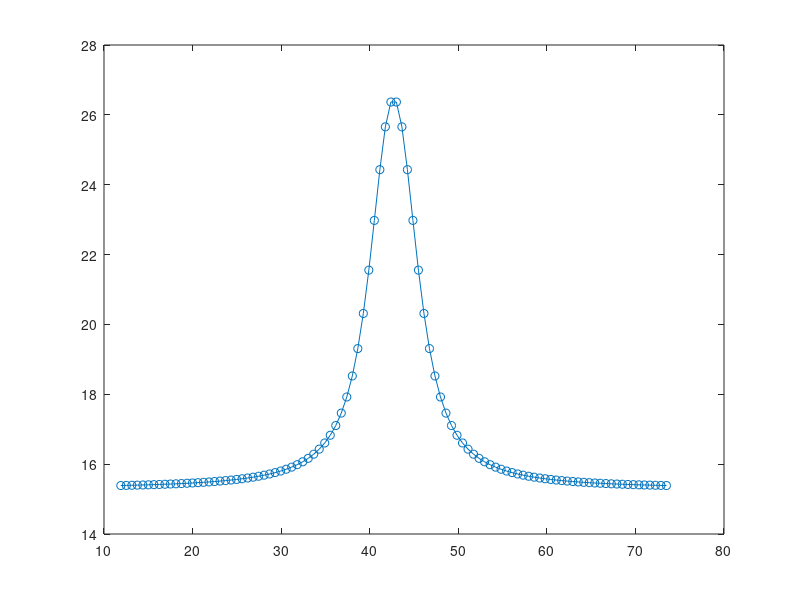

Source code (MATLAB): (Note: this script raises an error after producing the figure.)
%**************************************************************************
% This algorithm performs Powell's dog leg method fitting of Voigt function
% with area
% author: Karol Vegso
% affiliation: Institute of Physics, Slovak Academy of Sciences
%**************************************************************************
clear all
close all
clc
%**************************************************************************
% generate experimental Voigt function with area
%**************************************************************************
% number of experimental points
M=100;
% initialize x (t_data) and y vectors of Voigt function
t_data=zeros(1,M);
y_data=zeros(1,M);
% initialize offset
x1=15.3;
% initialize area
x2=102.6;
% initialize width - Lorentz
x3=5.1;
% initialize width - Gauss
x4=2.6;
% initialize center
x5=42.7;
% fill x vector - Voigt function parameters
x_Voigt_fun=[x1 x2 x3 x4 x5];
% t_data vector
multiplicator_width=4;
t_data_start=x5-multiplicator_width*(x3+x4);
t_data_stop=x5+multiplicator_width*(x3+x4);
t_data=linspace(t_data_start,t_data_stop,M);
% y_data vector
% define Voigt function
number_01=(2*log(2))/pi^(3/2);
number_02=sqrt(log(2));
number_03=sqrt(4*log(2));
Voigt_fun=@(p,r) p(1)+number_01*p(2)*(p(3)/p(4)^2)*...
    integral(@(s) exp(-s^2)./((number_02*(p(3)/p(4)))^2+(number_03*((r-p(5))/p(4))-s).^2), -Inf, Inf, 'ArrayValued', true);
y_data=Voigt_fun(x_Voigt_fun(1,:), t_data(1,:));
% plot experimental curve
plot(t_data(1,:),y_data(1,:),'-o');
%**************************************************************************
% initial fitting parameters - offset, area, width of Lorentz, width of
% Gauss, center
%**************************************************************************
% initial offset
x01=0;
% initial area
x02=1000;
% initial width - Lorentz
x03=1;
% initial width - Gauss
x04=1;
% initial center
x05=40;
% initial parameters
x0=[x01 x02 x03 x04 x05];
%**************************************************************************
% fitting parameters
%**************************************************************************
% maximum iterations
k_max=1000;
% epsilon 1
epsilon_1=1.0e-15;
% epsilon 2
epsilon_2=1.0e-15;
% epsilon 3
epsilon_3=1.0e-20;
% initial delta parameter
delta=1;
%**************************************************************************
% fit simulated curve
fit_result=powells_dog_leg_voigt_area(t_data, y_data, x0, k_max, epsilon_1, epsilon_2, epsilon_3, delta);
%**************************************************************************
% function to perform Powell's dog leg fitting method on Voigt
% function with area
% input aparmeters are t_data (x values), y_data (y values), x0 (initial
% fitting parameters - offset, area, width of Lorentz, width of Gauss, center),
% k_max (maximum number of iterations), epsilon_1 (good value 1.0e-15), 
% epsilon_2 (good value 1.0e-15), epsilon_3 (good value 1.0e-20), delta (good initial value 1)
%**************************************************************************
function [x_new] = powells_dog_leg_voigt_area(t_data, y_data, x0, k_max, epsilon_1, epsilon_2, epsilon_3, delta)
    %**************************************************************************
    % begin of function
    %**************************************************************************
    % definition of Voigt function at the beginning
    % define Voigt function
    number_01=(2*log(2))/pi^(3/2);
    number_02=sqrt(log(2));
    number_03=sqrt(4*log(2));
    Voigt_fun=@(p,r) p(1)+number_01*p(2)*(p(3)/p(4)^2)*...
        integral(@(s) exp(-s^2)./((number_02*(p(3)/p(4)))^2+(number_03*((r-p(5))/p(4))-s).^2), -Inf, Inf, 'ArrayValued', true);
    % number of simulated or experimental points
    M=length(t_data(1,:));
    % initial iteration parameter
    k=0;
    % initialize fitting parameters to start with
    x=x0;
    % Jacobian matrix
    J=zeros(M,5);
    % difference
    h=1.0e-4;
    % Jacobian for offset
    % differentiate according to offset
    J(:,1)=-1;
    % Jacobian for area
    % differentiate according to area
    x_h=x(1,:);
    x_h(1,2)=x(1,2)+h;
    J(:,2)=(-Voigt_fun(x_h(1,:), t_data(1,:))+Voigt_fun(x(1,:), t_data(1,:)))/h;
    % Jacobian for width - Lorentz
    % differentiate according to width of Lorentz
    x_h=x(1,:);
    x_h(1,3)=x(1,3)+h;
    J(:,3)=(-Voigt_fun(x_h(1,:), t_data(1,:))+Voigt_fun(x(1,:), t_data(1,:)))/h;
    % Jacobian for width - Gauss
    % differentiate according to width of Gauss
    x_h=x(1,:);
    x_h(1,4)=x(1,4)+h;
    J(:,4)=(-Voigt_fun(x_h(1,:), t_data(1,:))+Voigt_fun(x(1,:), t_data(1,:)))/h;
    % Jacobian for center
    % differentiate according to center
    x_h=x(1,:);
    x_h(1,5)=x(1,5)+h;
    J(:,5)=(-Voigt_fun(x_h(1,:), t_data(1,:))+Voigt_fun(x(1,:), t_data(1,:)))/h;
    % calculate f
    f=zeros(1,M);
    f=y_data(1,:)-Voigt_fun(x(1,:), t_data(1,:));
    % calculate g
    g=transpose(J(:,:))*transpose(f(1,:));
    % calculate norm f
    f_norm=sqrt(sum(f(1,:).*f(1,:)));
    % calculate norm g
    g_norm=sqrt(sum(g(:,1).*g(:,1)));
    % calculate boolean variable found
    found_bool=(f_norm <= epsilon_3) | (g_norm <= epsilon_1);
    %**************************************************************************
    % main loop
    %**************************************************************************
    while ((~found_bool) & (k < k_max))
        % increase iteration variable k
        k=k+1
        % Jacobian matrix
        J=zeros(M,5);
        % Jacobian for offset
        % differentiate according to offset
        J(:,1)=-1;
        % Jacobian for area
        % differentiate according to area
        x_h=x(1,:);
        x_h(1,2)=x(1,2)+h;
        J(:,2)=(-Voigt_fun(x_h(1,:), t_data(1,:))+Voigt_fun(x(1,:), t_data(1,:)))/h;
        % Jacobian for width - Lorentz
        % differentiate according to width of Lorentz
        x_h=x(1,:);
        x_h(1,3)=x(1,3)+h;
        J(:,3)=(-Voigt_fun(x_h(1,:), t_data(1,:))+Voigt_fun(x(1,:), t_data(1,:)))/h;
        % Jacobian for width - Gauss
        % differentiate according to width of Gauss
        x_h=x(1,:);
        x_h(1,4)=x(1,4)+h;
        J(:,4)=(-Voigt_fun(x_h(1,:), t_data(1,:))+Voigt_fun(x(1,:), t_data(1,:)))/h;
        % Jacobian for center
        % differentiate according to center
        x_h=x(1,:);
        x_h(1,5)=x(1,5)+h;
        J(:,5)=(-Voigt_fun(x_h(1,:), t_data(1,:))+Voigt_fun(x(1,:), t_data(1,:)))/h;
        % calculate f
        f=zeros(1,M);
        f=y_data(1,:)-Voigt_fun(x(1,:), t_data(1,:));
        % calculate g
        g=transpose(J(:,:))*transpose(f(1,:));
        % calculate norm g
        g_norm=sqrt(sum(g(:,1).*g(:,1)));
        % calculate J(x)*g(x)
        Jg=J(:,:)*g(:,1);
        % calculate norm Jg
        Jg_norm=sqrt(sum(Jg(:,1).*Jg(:,1)));
        % calculate alpha
        alpha=g_norm^2/Jg_norm^2;
        % calculate h_sd
        h_sd=(-1.0)*alpha*g(:,1);
        h_sd=transpose(h_sd);
        % calculate h_gn
        A=transpose(J(:,:))*J(:,:);
        B=transpose(J(:,:))*transpose(f(1,:));
        h_gn=(-1.0)*transpose(B)*inv(A);
        % calculate h_dl
        % calculate norm h_gn
        h_gn_norm=sqrt(sum(h_gn(1,:).*h_gn(1,:)));
        % calculate norm alpha*h_sd
        alpha_h_sd=alpha*h_sd(1,:);
        alpha_h_sd_norm=sqrt(sum(alpha_h_sd(1,:).*alpha_h_sd(1,:)));
        % calculate norm h_sd
        h_sd_norm=sqrt(sum(h_sd(1,:).*h_sd(1,:)));
        % caclulate h_dl
        if (h_gn_norm <= delta)
            h_dl=h_gn(1,:);
        elseif (alpha_h_sd_norm >= delta)
            h_dl=(delta/h_sd_norm)*h_sd(1,:);
        else
            beta=sym('beta');
            h_dl=alpha*h_sd(1,:)+beta*(h_gn(1,:)-alpha*h_sd(1,:));
            h_dl_norm=sqrt(sum(h_dl(1,:).*h_dl(1,:)));
            eqn=(h_dl_norm == delta);
            beta_result=solve(eqn, beta, 'Real', true);
            beta_result=double(beta_result);
            clear beta;
            h_dl=alpha*h_sd(1,:)+beta_result(2,1)*(h_gn(1,:)-alpha*h_sd(1,:));
        end
        % calculate norm h_dl
        h_dl_norm=sqrt(sum(h_dl(1,:).*h_dl(1,:)));
        % calculate norm x
        x_norm=sqrt(sum(x(1,:).*x(1,:)));
        if (h_dl_norm <= epsilon_2*(x_norm+epsilon_2))
            found_bool=1;
        else
            x_new=x(1,:)+h_dl(1,:)
            % calculate F(x)
            % caclulate function f
            f=zeros(1,M);
            f=y_data(1,:)-Voigt_fun(x(1,:), t_data(1,:));
            F_x=0.5*sum(f(1,:).*f(1,:));
            % calculate F(x_new)
            f=zeros(1,M);
            f=y_data(1,:)-Voigt_fun(x_new(1,:), t_data(1,:));
            F_x_new=0.5*sum(f(1,:).*f(1,:));
            % ro denominator
            ro_denominator=0.5*h_dl(1,:)*(alpha*transpose(h_dl(1,:))-g(:,1));
            % calculate ro - gain ratio
            ro=(F_x-F_x_new)/ro_denominator;
            if (ro > 0)
                x=x_new(1,:);
                % Jacobian matrix
                J=zeros(M,5);
                % Jacobian for offset
                % differentiate according to offset
                J(:,1)=-1;
                % Jacobian for area
                % differentiate according to area
                x_h=x(1,:);
                x_h(1,2)=x(1,2)+h;
                J(:,2)=(-Voigt_fun(x_h(1,:), t_data(1,:))+Voigt_fun(x(1,:), t_data(1,:)))/h;
                % Jacobian for width - Lorentz
                % differentiate according to width of Lorentz
                x_h=x(1,:);
                x_h(1,3)=x(1,3)+h;
                J(:,3)=(-Voigt_fun(x_h(1,:), t_data(1,:))+Voigt_fun(x(1,:), t_data(1,:)))/h;
                % Jacobian for width - Gauss
                % differentiate according to width of Gauss
                x_h=x(1,:);
                x_h(1,4)=x(1,4)+h;
                J(:,4)=(-Voigt_fun(x_h(1,:), t_data(1,:))+Voigt_fun(x(1,:), t_data(1,:)))/h;
                % Jacobian for center
                % differentiate according to center
                x_h=x(1,:);
                x_h(1,5)=x(1,5)+h;
                J(:,5)=(-Voigt_fun(x_h(1,:), t_data(1,:))+Voigt_fun(x(1,:), t_data(1,:)))/h;
                % calculate f
                f=zeros(1,M);
                f=y_data(1,:)-Voigt_fun(x(1,:), t_data(1,:));
                % calculate norm f
                f_norm=sqrt(sum(f(1,:).*f(1,:)));
                % calculate g
                g=transpose(J(:,:))*transpose(f(1,:));
                % calculate norm g
                g_norm=sqrt(sum(g(:,1).*g(:,1)));
                % cacluate boolean variable found
                found_bool=(f_norm <= epsilon_3) | (g_norm <= epsilon_1);
            end
            if (ro > 0.75)
                % calculate norm h_dl
                h_dl_norm=sqrt(sum(h_dl(1,:).*h_dl(1,:)));
                % calculate new delta
                delta=max([delta 3*h_dl_norm]);
            elseif (ro < 0.25)
                % calculate new delta
                delta=delta/2;
                % calculate norm x
                x_norm=sqrt(sum(x(1,:).*x(1,:)));
                % calculate boolean variable found
                found_bool=(delta <= epsilon_2*(x_norm+epsilon_2));
            end
        end
    end
    %**************************************************************************
    % end of function
    %**************************************************************************
end
%**************************************************************************
% end of program
%**************************************************************************